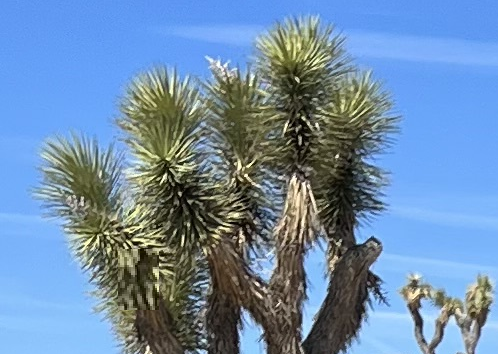
#> input picture Week 5/Code-Week#5/images/tree1.png, 498 x 354 px
$ python '3. Apply watershed algorithm.py'
#> lines starting #> are read from the running program, lines starting #| are printed output that depends on the picture; after the words box and inside, x2 and y2 are one past the last pixel; in counts of white or black regions, pixels touching at a corner belong together
# -*- coding: utf-8 -*-
"""
Created on Wed Feb  7 21:22:20 2024

@author: Noopa Jagadeesh
"""

import cv2 as cv
import matplotlib.pyplot as plt
import numpy as np
import os

def watershed():
    root = os.getcwd()
    imgPath = os.path.join(root,'images/tree1.png')
    img = cv.imread(imgPath)
#> img is the input picture: shape (354, 498, 3); mean B, G, R 171.3, 140.1, 110.7
    imgRGB = cv.cvtColor(img,cv.COLOR_BGR2RGB) #BGR2RGB, because opencv
    img = cv.cvtColor(img,cv.COLOR_BGR2GRAY)
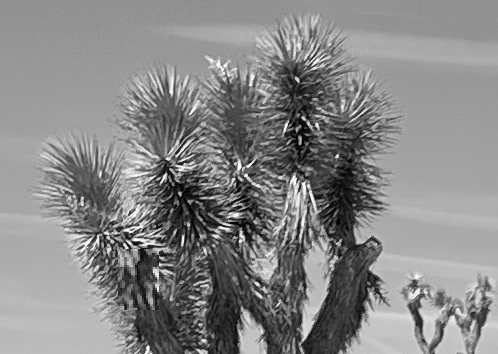
#> img: shape (354, 498); min 0, max 254, mean 134.9


    #Step1: Thresholding. Here we wanted to do an initial extraction of the tree
    _,imgThreshold = cv.threshold(img,120,255,cv.THRESH_BINARY_INV)
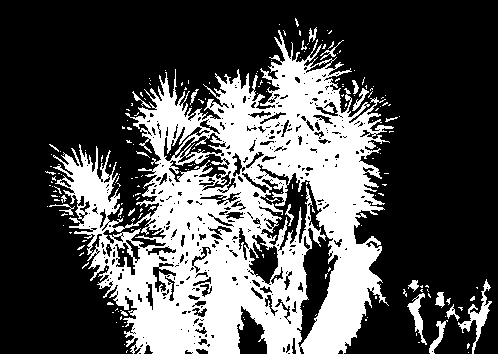
#> imgThreshold: shape (354, 498); 31.4% white; 207 white regions (183 under 20 px), largest, box (x1, y1, x2, y2) and area: (53, 30, 394, 354) 52485, (458, 279, 492, 354) 566, (407, 293, 427, 345) 338

    plt.figure()
    plt.subplot(231)
    plt.imshow(img, cmap='gray')
    plt.subplot(232)
    plt.imshow(imgThreshold,cmap='gray')

    #Step2: Dialation
    kernel = np.ones((3,3),np.uint8)
    imgDilate = cv.morphologyEx(imgThreshold,cv.MORPH_DILATE,kernel)
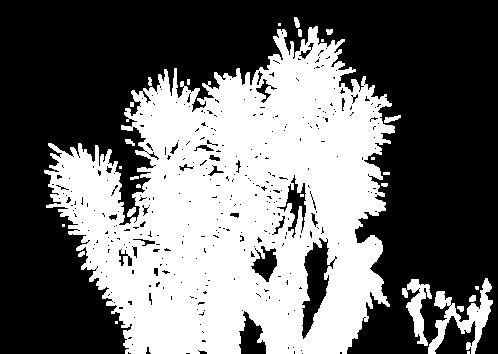
#> imgDilate: shape (354, 498); 42.1% white; 28 white regions (11 under 20 px), largest, box (x1, y1, x2, y2) and area: (44, 26, 395, 354) 71175, (428, 278, 493, 354) 1648, (402, 279, 432, 346) 823
    plt.subplot(233)
    plt.imshow(imgDilate)

    #Step3:Distance Transformation- computes distance from current pixel to nearest 0(black) pixel
    distTrans = cv.distanceTransform(imgDilate,cv.DIST_L2,5)
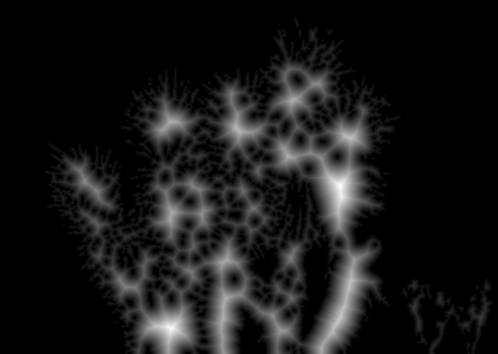
#> distTrans: shape (354, 498) float32; min 0, max 29.36, mean 2.7; drawn with min black and max white
    plt.subplot(234)
    plt.imshow(distTrans)#Heatmap of how far pixel is from the background

    _,distThresh = cv.threshold(distTrans,15,255,cv.THRESH_BINARY)
#> distThresh: shape (354, 498) float32; 3.2% white; 19 white regions (6 under 20 px), largest, box (x1, y1, x2, y2) and area: (318, 156, 356, 229) 1287, (316, 256, 361, 354) 1222, (145, 310, 188, 354) 1010
    plt.subplot(235)
    plt.imshow(distThresh)

    #Step4:Connected Components-Finds different regions
    distThresh = np.uint8(distThresh)
    _,labels = cv.connectedComponents(distThresh)
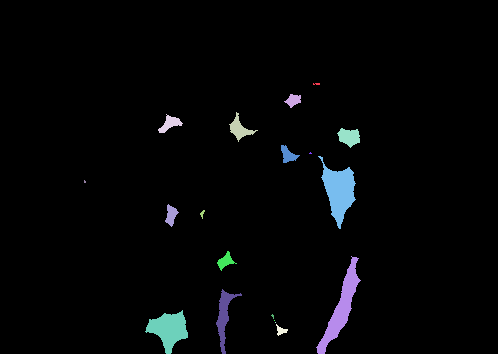
#> labels: shape (354, 498) int32; 20 distinct labels, from 0 to 19; one colour per label, 0 black
    plt.subplot(236)
    plt.imshow(labels)

    #Step5:Watershed Algorithm
    plt.figure()
    plt.subplot(121)
    labels = np.int32(labels)
    labels = cv.watershed(imgRGB,labels)
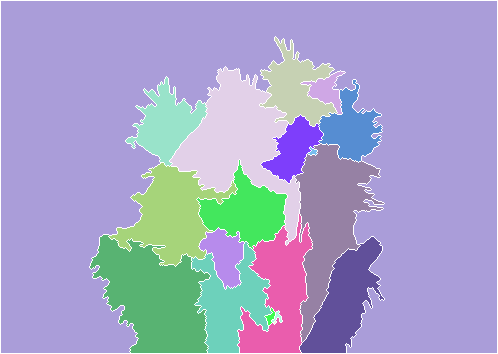
#> labels: shape (354, 498) int32; 20 distinct labels, from -1 to 19; one colour per label, 0 black, -1 white
    plt.imshow(labels)

    plt.subplot(122)
    imgRGB[labels==-1] = [255,0,0] #label=-1 are where the edges will be. We will change its pixel to 255
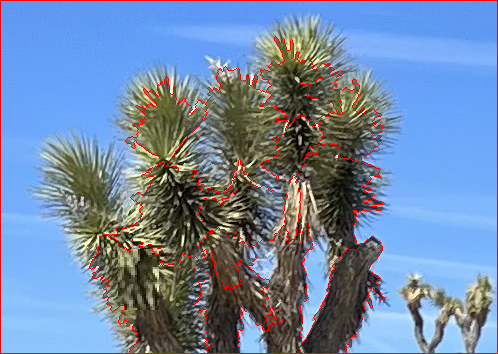
#> imgRGB: shape (354, 498, 3); mean R, G, B 114.8, 135.9, 166.7
    plt.imshow(imgRGB)


    plt.show()


if __name__ == '__main__':
    watershed()

$ run again, with Week 5/Code-Week#5/images/Balls-A-Multi.jpg saved as Week 5/Code-Week#5/images/tree1.png
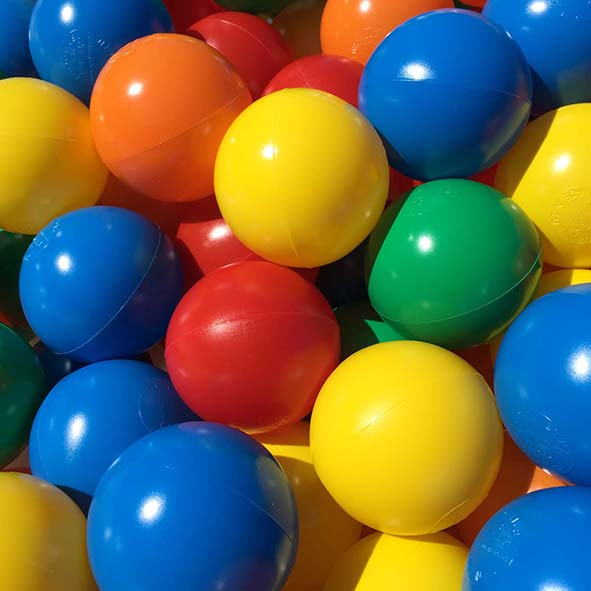
#> input picture Week 5/Code-Week#5/images/Balls-A-Multi.jpg, 591 x 591 px
#> in watershed, img is the input picture: shape (591, 591, 3); mean B, G, R 79.3, 103.8, 103.8
#> img: shape (591, 591)
#> in watershed, `_,imgThreshold = cv.threshold(img,120,255,cv.THRESH_BINARY_INV)`:
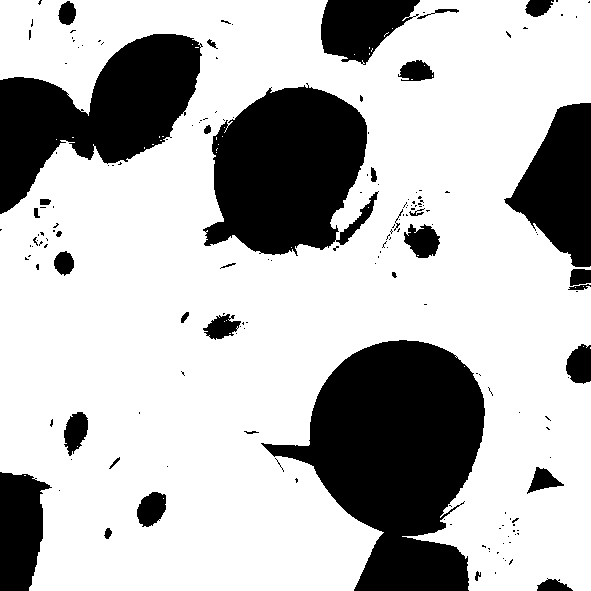
#> imgThreshold: shape (591, 591); 72.5% white; 174 black regions (139 under 20 px), largest, box (x1, y1, x2, y2) and area: (261, 340, 485, 591) 32250, (203, 83, 379, 256) 20847, (0, 34, 203, 214) 18090
#> imgDilate: shape (591, 591); 74.4% white; 40 black regions (18 under 20 px), largest, box (x1, y1, x2, y2) and area: (265, 341, 484, 591) 31127, (206, 88, 366, 254) 19431, (0, 35, 200, 213) 17162
#> in watershed, `imgRGB[labels==-1] = [255,0,0]`:
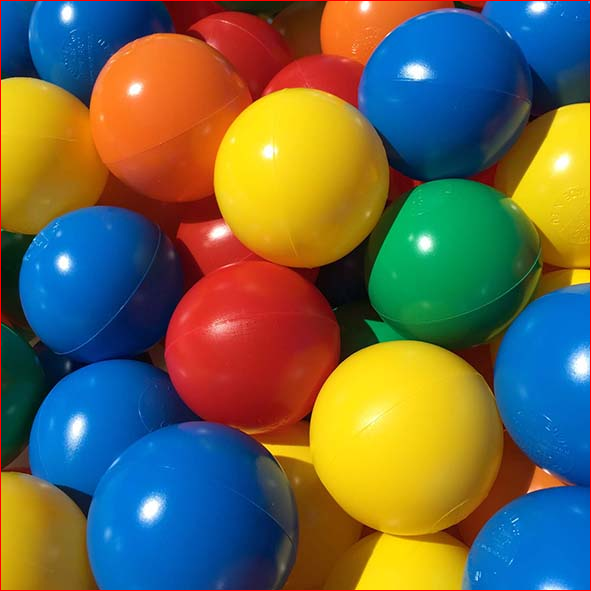
#> imgRGB: shape (591, 591, 3); mean R, G, B 104.9, 103, 78.7
